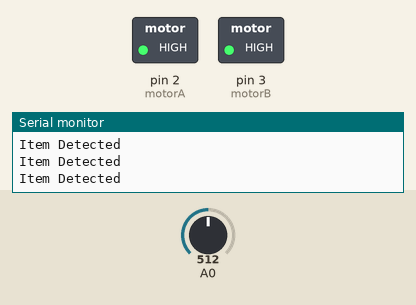
Simulated run of this sketch. Board: Arduino Uno, built with avr-gcc and run on an emulated ATmega328P. Parts: switched loads named in the sketch (green lamp = pin HIGH), the last lines printed to the serial monitor. Inputs (shaded band) come from the test bench; at power-on: A0 = 512.

Above: at 1.3 s.
1.4 s: A0 set to 493
At 1.8 s:
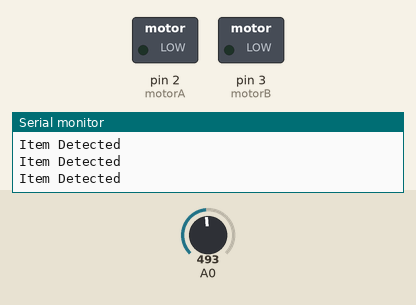
3.0 s: A0 set to 510
At 4.2 s:
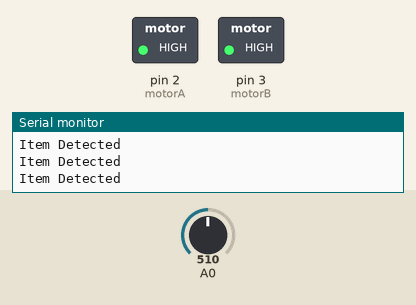
4.5 s: A0 set to 490
At 5.4 s:
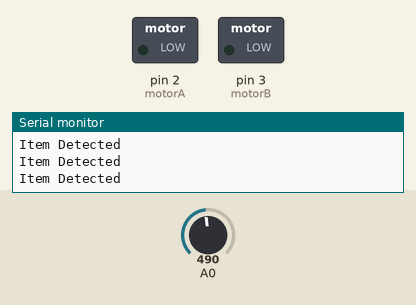
Timing chart, 0 to 7.5 s (numbered marks = the images above; inputs shaded):
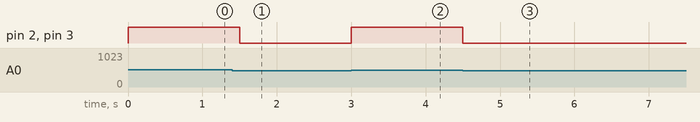

Measured:
- the behaviour switches between 501 and 500 on A0 (found by bisection; images 0 and 1)
- after the input at 1.4 s, pin 2 (motorA), pin 3 (motorB): HIGH → LOW after 0.10 s
- after the input at 3.0 s, pin 2 (motorA), pin 3 (motorB): LOW → HIGH at once
- after the input at 4.5 s, pin 2 (motorA), pin 3 (motorB): HIGH → LOW at once

The sketch:

inventory_robot.ino
```cpp
int motorA = 2;
int motorB = 3;

void setup() {
  pinMode(motorA, OUTPUT);
  pinMode(motorB, OUTPUT);
  Serial.begin(9600);
}

void loop() {
  int itemDetected = analogRead(A0);

  if (itemDetected > 500) {
    Serial.println("Item Detected");
    digitalWrite(motorA, HIGH);
    digitalWrite(motorB, HIGH);
  } else {
    digitalWrite(motorA, LOW);
    digitalWrite(motorB, LOW);
  }

  delay(500);
}
```
